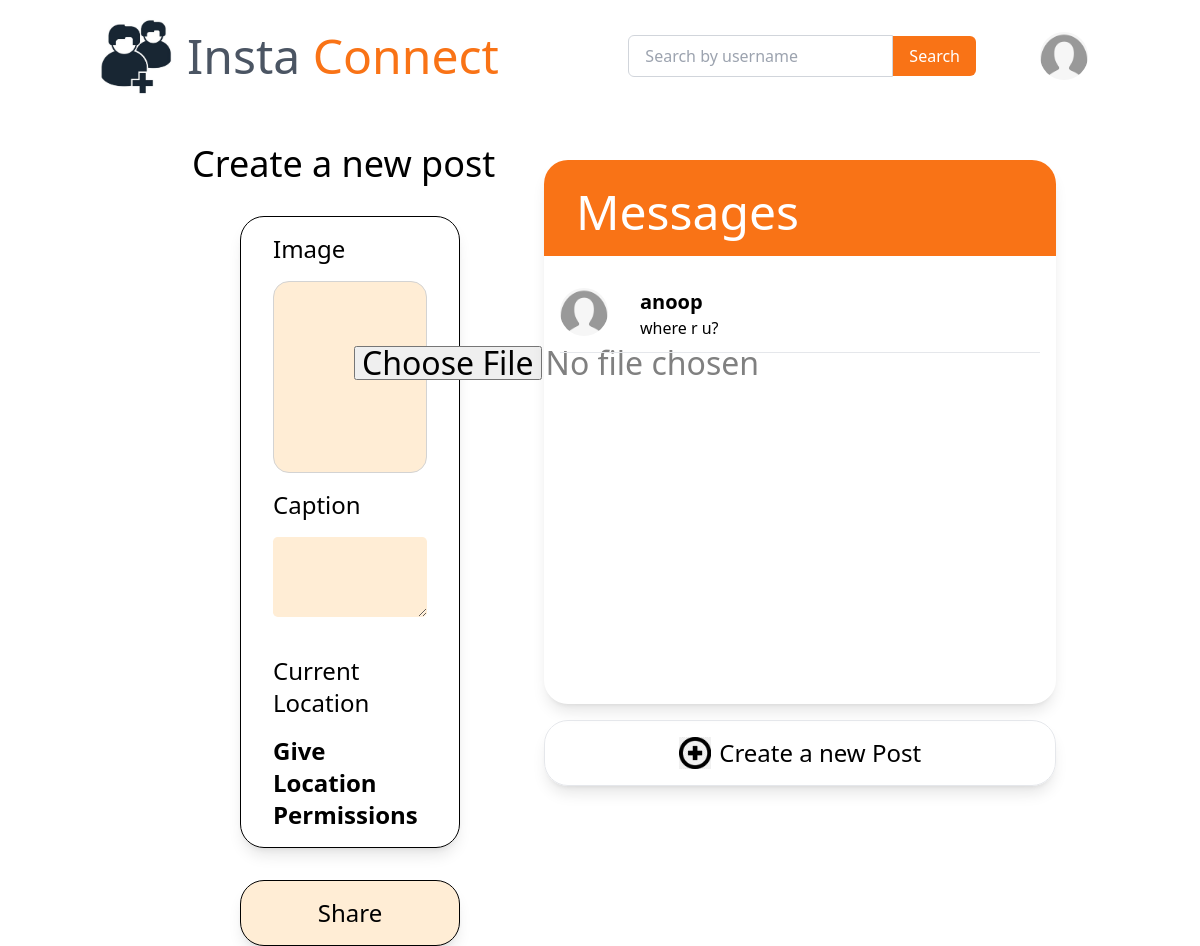
Before: /post/new/ (signed in) with the older database file.
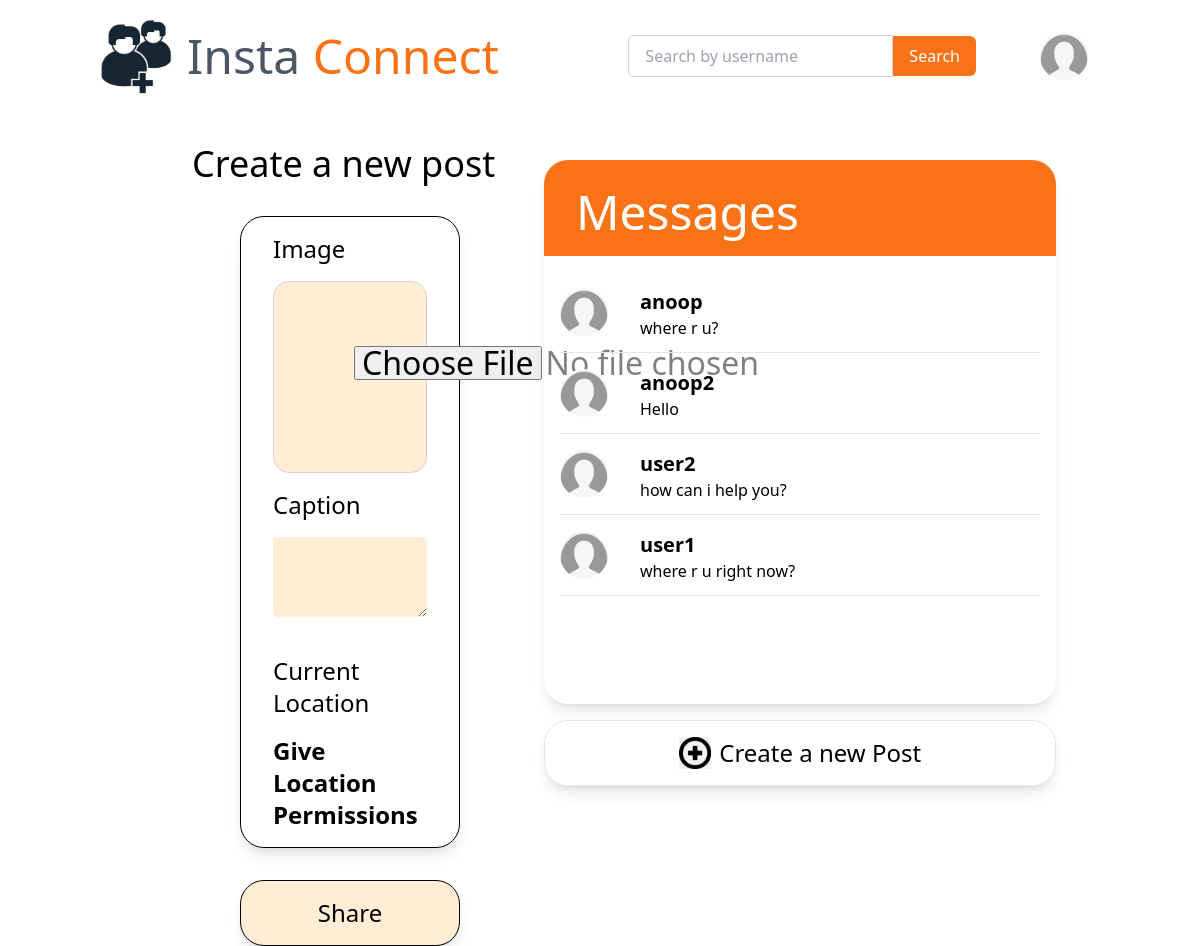
After: the same page with the newer database file.
### chatrooms/models.py (models this page shows)
class ChatRoom(models.Model):
    sender = models.ForeignKey(
        User, on_delete=models.CASCADE, related_name='sender_chatrooms')
    receiver = models.ForeignKey(
        User, on_delete=models.CASCADE, related_name='receiver_chatrooms')
    last_text = models.TextField(default="")
    last_time = models.DateTimeField(blank=True, null=True)

### users/models.py (models this page shows, shortened)
class Profile(models.Model):
    user = models.OneToOneField(User, on_delete=models.CASCADE)
    otp = models.CharField(max_length=4, blank=True, null=True)
    isVerified = models.BooleanField(default=True, blank=True, null=True)
    image = models.ImageField(default='default.png', upload_to='profile_pics')
    bio = models.TextField(default="Add your bio")
    savedPosts = models.ManyToManyField(
        Post, blank=True, related_name='user_saved_posts')
    likedPosts = models.ManyToManyField(
        Post, blank=True, related_name='user_liked_posts')
    followers = models.ManyToManyField(
        User, blank=True, related_name='following')
    following = models.ManyToManyField(
        User, blank=True, related_name='follower')
    follower_requests = models.ManyToManyField(
        User, blank=True, related_name='follower_request')
    following_requests = models.ManyToManyField(
        User, blank=True, related_name='following_request')
    is_private = models.BooleanField(default=False)

### connect/views.py (the view, shortened to what this page needs)
# urls.py: path('post/new/', PostCreateView.as_view(), name='connect-create'),
class PostCreateView(LoginRequiredMixin, CreateView):
    model = Post
    fields = ['description', 'image']
    def get_context_data(self, **kwargs):
        context = super().get_context_data(**kwargs)
        context['chats'] = ChatRoom.objects.filter(sender=self.request.user)
        return context

### connect/templates/connect/post_form.html (shortened to what the changed rows need)
{% load static %}
<!DOCTYPE html>
<html lang="en">
  <head>
    <script src="https://cdn.tailwindcss.com"></script>
  </head>
  <body>
    <div class="grid grid-cols-12 mt-4">
      <div
        class="lg:col-span-5 col-span-12 mt-0 lg:fixed lg:top-0 lg:right-0"
        style="width: 50rem"
      >
        <div
          class="lg:ml-36 lg:mr-36 mx-auto shadow-lg rounded-3xl"
          style="width: 32rem"
        >
          <div class="px-4 pt-4 overflow-y-auto h-[25rem]" style="height: 28rem">
            <div class="modal-body">
              <ul class="list-unstyled">
                {%for chat in chats%}
                <a
                  href="{% url 'chatroom' chat.receiver.id%}"
                  class="text-decoration-none "
                >
                  <li class="media hover-media">
                    <div class="grid grid-cols-12 mt-4 hover:bg-gray-100">
                      <div class="col-span-2">
                        <img
                          src="{{chat.receiver.profile.image.url}}"
                          alt="img"
                          width="60px"
                          height="60px"
                          class="h-12 w-12 rounded-full"
                        />
                      </div>
                      <div class="media-body text-dark col-span-9">
                        <h6 class="media-header text-xl">
                          <b>{{chat.receiver}}</b>
                        </h6>
                        <p class="media-text">{{chat.last_text}}</p>
                      </div>
                    </div>
                  </li>
                </a>
                <hr class="my-3" />
                {% endfor %}
              </ul>
            </div>
          </div>
        </div>
      </div>
    </div>
  </body>
</html>

Changed rows visible on the page:
added ChatRoom: receiver.profile.image (placeholder picture), receiver "anoop2", last_text "Hello"
added ChatRoom: receiver.profile.image (placeholder picture), receiver "user2", last_text "how can i help you?"
added ChatRoom: receiver.profile.image (placeholder picture), receiver "user1", last_text "where r u right now?"
